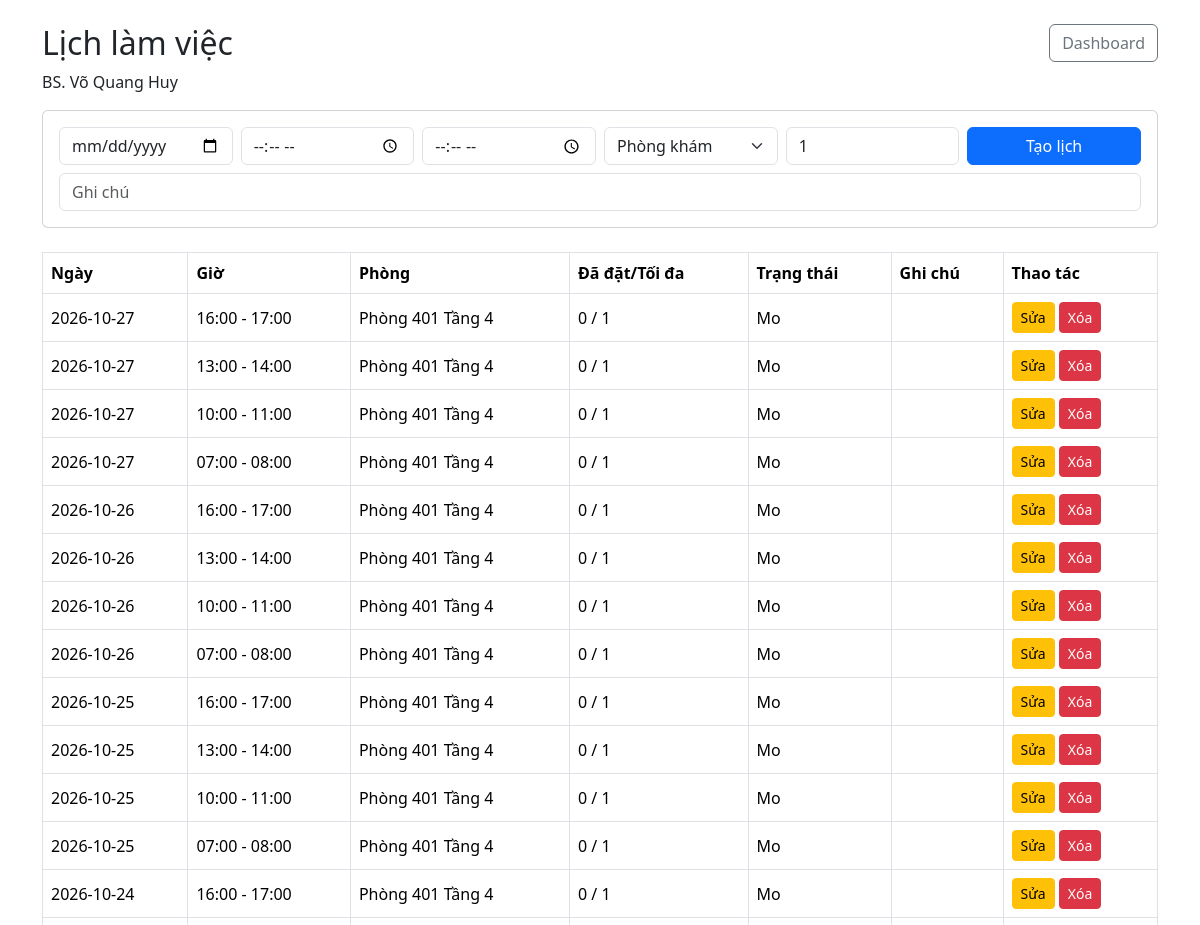
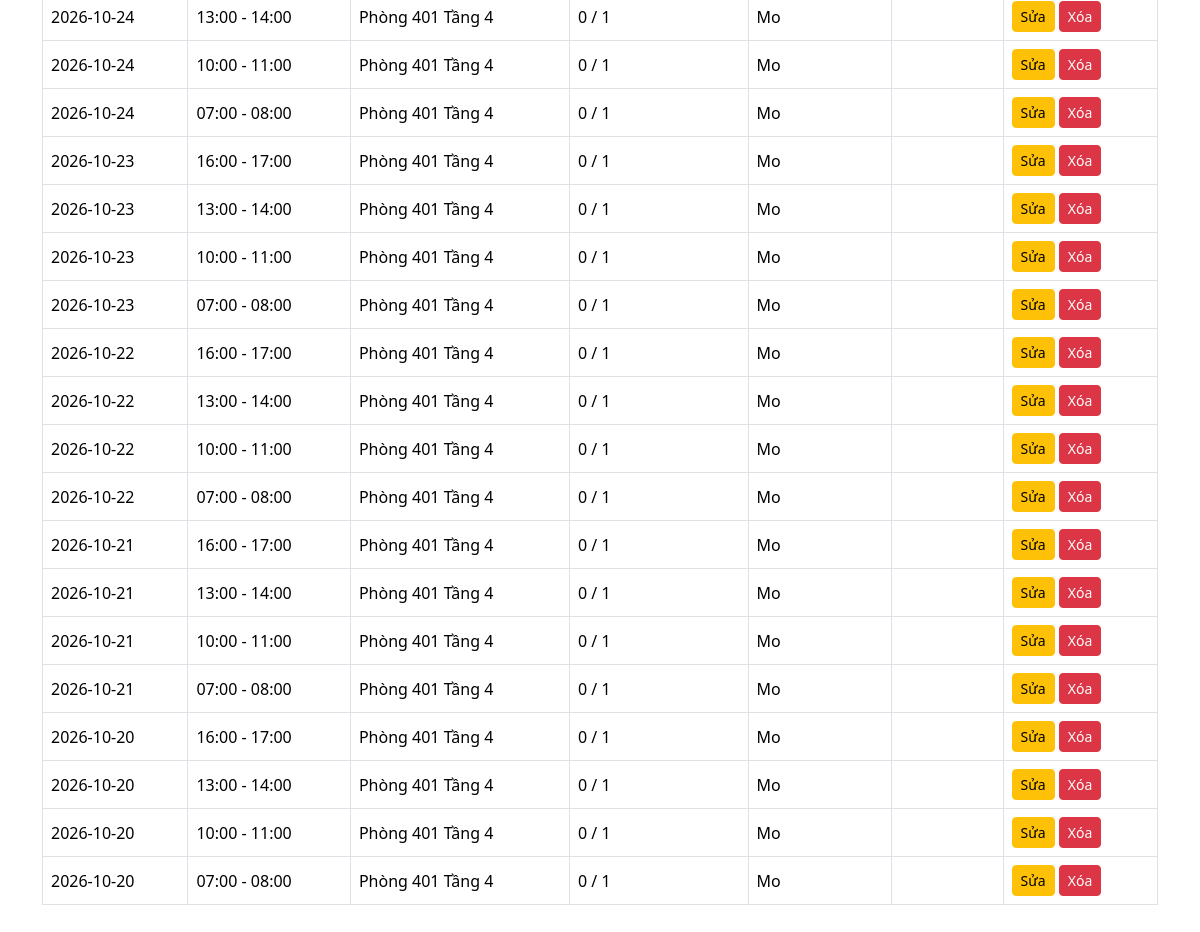
The page /doctor/schedules.php (signed in) on the database its author committed (2 pictures, top to bottom).
### tables this page shows
CREATE TABLE BacSi (
    MaBS VARCHAR(10) PRIMARY KEY,
    MaTK INT NOT NULL UNIQUE,
    MaCK INT NOT NULL,
    HoTen VARCHAR(150) NOT NULL,
    GioiTinh VARCHAR(20),
    NgaySinh DATE,
    SoDienThoai VARCHAR(20),
    Email VARCHAR(150),
    HocVi VARCHAR(150),
    ChuyenMon VARCHAR(255),
    KinhNghiem INT NOT NULL DEFAULT 0,
    AnhDaiDien VARCHAR(255),
    TrangThai TINYINT(1) NOT NULL DEFAULT 1,

    CONSTRAINT FK_BacSi_TaiKhoan
        FOREIGN KEY (MaTK)
        REFERENCES TaiKhoan(MaTK)
        ON UPDATE CASCADE
        ON DELETE RESTRICT,

    CONSTRAINT FK_BacSi_ChuyenKhoa
        FOREIGN KEY (MaCK)
        REFERENCES ChuyenKhoa(MaCK)
        ON UPDATE CASCADE
        ON DELETE RESTRICT,

    INDEX idx_bacsi_mack (MaCK),
    INDEX idx_bacsi_hoten (HoTen)
);

CREATE TABLE LichKham (
    MaLich INT AUTO_INCREMENT PRIMARY KEY,
    MaBS VARCHAR(10) NOT NULL,
    MaPK INT NULL,
    NgayKham DATE NOT NULL,
    GioBatDau TIME NOT NULL,
    GioKetThuc TIME NOT NULL,
    SoLuongToiDa INT NOT NULL DEFAULT 1,
    SoLuongDaDat INT NOT NULL DEFAULT 0,
    TrangThai ENUM('Mo', 'Day', 'Huy') NOT NULL DEFAULT 'Mo',
    GhiChu VARCHAR(500),

    CONSTRAINT FK_LichKham_BacSi
        FOREIGN KEY (MaBS)
        REFERENCES BacSi(MaBS)
        ON UPDATE CASCADE
        ON DELETE RESTRICT,

    CONSTRAINT FK_LichKham_PhongKham
        FOREIGN KEY (MaPK)
        REFERENCES PhongKham(MaPK)
        ON UPDATE CASCADE
        ON DELETE RESTRICT,

    CONSTRAINT CK_LichKham_ThoiGian
        CHECK (GioKetThuc > GioBatDau),

    CONSTRAINT CK_LichKham_SoLuong
        CHECK (SoLuongToiDa > 0 AND SoLuongDaDat >= 0),

    UNIQUE KEY uq_lich_bacsi (MaBS, NgayKham, GioBatDau),
    INDEX idx_lich_ngay (NgayKham),
    INDEX idx_lich_phong (MaPK)
);

CREATE TABLE PhongKham (
    MaPK INT AUTO_INCREMENT PRIMARY KEY,
    TenPhong VARCHAR(100) NOT NULL,
    ViTri VARCHAR(255),
    TrangThai TINYINT(1) NOT NULL DEFAULT 1
);

### doctor/schedules.php (the view, shortened to what this page needs)
<?php
require_once __DIR__.'/../auth/check.php';requireRole('BacSi');require_once __DIR__.'/../config/database.php';
$s=$pdo->prepare('SELECT MaBS,HoTen FROM BacSi WHERE MaTK=?');$s->execute([$_SESSION['user']['MaTK']]);$bs=$s->fetch();if(!$bs)exit('Không tìm thấy hồ sơ bác sĩ.');
$edit=null;if(isset($_GET['edit'])){$st=$pdo->prepare('SELECT * FROM LichKham WHERE MaLich=? AND MaBS=?');$st->execute([(int)$_GET['edit'],$bs['MaBS']]);$edit=$st->fetch();}
$rooms=$pdo->query('SELECT * FROM PhongKham WHERE TrangThai=1 ORDER BY TenPhong')->fetchAll();$st=$pdo->prepare('SELECT lk.*,pk.TenPhong,pk.ViTri FROM LichKham lk LEFT JOIN PhongKham pk ON lk.MaPK=pk.MaPK WHERE lk.MaBS=? ORDER BY lk.NgayKham DESC,lk.GioBatDau DESC');$st->execute([$bs['MaBS']]);$rows=$st->fetchAll();
?>
<!doctype html>
<html lang="vi">
    <head>
        <link href="../assets/vendor/bootstrap/css/bootstrap.min.css" rel="stylesheet">
    </head>
    <body>
        <div class="container py-4">
            <div class="d-flex justify-content-between mb-3">
                <div>
                    <h2>Lịch làm việc</h2>
                    <div>BS. <?=htmlspecialchars($bs['HoTen'])?>
                </div>
            </div>
            <a href="dashboard.php" class="btn btn-outline-secondary h-50">Dashboard</a>
        </div>
        <form method="post" class="card card-body mb-4">
            <div class="row g-2"><div class="col-md-2">
                <input type="date" min="<?=date('Y-m-d')?>" name="NgayKham" class="form-control" required value="<?=$edit['NgayKham']??''?>">
            </div>
            <div class="col-md-2">
                <input type="time" name="GioBatDau" class="form-control" required value="<?=isset($edit['GioBatDau'])?substr($edit['GioBatDau'],0,5):''?>">
            </div>
            <div class="col-md-2">
                <input type="time" name="GioKetThuc" class="form-control" required value="<?=isset($edit['GioKetThuc'])?substr($edit['GioKetThuc'],0,5):''?>">
            </div>
            <div class="col-md-2">
                <select name="MaPK" class="form-select" required>
                    <option value="">Phòng khám</option>
                </select>
            </div>
            <div class="col-md-2">
                <input type="number" min="1" name="SoLuongToiDa" class="form-control" value="<?=$edit['SoLuongToiDa']??1?>" placeholder="SL tối đa">
            </div>
            <div class="col-md-2">
                <button class="btn btn-primary w-100"><?=$edit?'Cập nhật':'Tạo lịch'?></button>
            </div>
            <div class="col-12">
                <input name="GhiChu" class="form-control" placeholder="Ghi chú" value="<?=htmlspecialchars($edit['GhiChu']??'')?>">
            </div>
            </div>
        </form>
            <table class="table table-bordered align-middle">
                <thead>
                    <tr>
                        <th>Ngày</th>
                        <th>Giờ</th>
                        <th>Phòng</th>
                        <th>Đã đặt/Tối đa</th>
                        <th>Trạng thái</th>
                        <th>Ghi chú</th>
                        <th>Thao tác</th>
                    </tr>
                </thead>
                <tbody>
                    <?php foreach($rows as $r):?>
                        <tr>
                            <td>
                                <?=$r['NgayKham']?>
                            </td>
                            <td>
                                <?=substr($r['GioBatDau'],0,5)?> - <?=substr($r['GioKetThuc'],0,5)?>
                            </td>
                            <td>
                                <?=htmlspecialchars(($r['TenPhong']??'').' '.($r['ViTri']??''))?>
                            </td>
                            <td>
                                <?=$r['SoLuongDaDat']?> / <?=$r['SoLuongToiDa']?>
                            </td>
                            <td>
                                <?=$r['TrangThai']?>
                            </td>
                            <td>
                            </td>
                            <td>
                                <a class="btn btn-sm btn-warning"
                                href="?edit=<?=$r['MaLich']?>">
                                    Sửa
                                </a>
                                <form class="d-inline"
                                    method="post"
                                    onsubmit="return confirm('Bạn có chắc muốn xóa lịch làm việc này?');">
                                    <button class="btn btn-sm btn-danger">
                                        Xóa
                                    </button>
                                </form>
                            </td>
                        </tr>
                    <?php endforeach;?>
                </tbody>
            </table>
        </div>
    </body>
</html>

### rows shown on the page
bacsi: HoTen "Võ Quang Huy"
lichkham: NgayKham "2026-10-27", GioBatDau "16:00", GioKetThuc "17:00", MaPK.ViTri "Phòng 401 Tầng 4", SoLuongDaDat "0", SoLuongToiDa "1", TrangThai "Mo"
lichkham: NgayKham "2026-10-27", GioBatDau "13:00", GioKetThuc "14:00", MaPK.ViTri "Phòng 401 Tầng 4", SoLuongDaDat "0", SoLuongToiDa "1", TrangThai "Mo"
lichkham: NgayKham "2026-10-27", GioBatDau "10:00", GioKetThuc "11:00", MaPK.ViTri "Phòng 401 Tầng 4", SoLuongDaDat "0", SoLuongToiDa "1", TrangThai "Mo"
lichkham: NgayKham "2026-10-27", GioBatDau "07:00", GioKetThuc "08:00", MaPK.ViTri "Phòng 401 Tầng 4", SoLuongDaDat "0", SoLuongToiDa "1", TrangThai "Mo"
lichkham: NgayKham "2026-10-26", GioBatDau "16:00", GioKetThuc "17:00", MaPK.ViTri "Phòng 401 Tầng 4", SoLuongDaDat "0", SoLuongToiDa "1", TrangThai "Mo"
lichkham: NgayKham "2026-10-26", GioBatDau "13:00", GioKetThuc "14:00", MaPK.ViTri "Phòng 401 Tầng 4", SoLuongDaDat "0", SoLuongToiDa "1", TrangThai "Mo"
lichkham: NgayKham "2026-10-26", GioBatDau "10:00", GioKetThuc "11:00", MaPK.ViTri "Phòng 401 Tầng 4", SoLuongDaDat "0", SoLuongToiDa "1", TrangThai "Mo"
lichkham: NgayKham "2026-10-26", GioBatDau "07:00", GioKetThuc "08:00", MaPK.ViTri "Phòng 401 Tầng 4", SoLuongDaDat "0", SoLuongToiDa "1", TrangThai "Mo"
lichkham: NgayKham "2026-10-25", GioBatDau "16:00", GioKetThuc "17:00", MaPK.ViTri "Phòng 401 Tầng 4", SoLuongDaDat "0", SoLuongToiDa "1", TrangThai "Mo"
lichkham: NgayKham "2026-10-25", GioBatDau "13:00", GioKetThuc "14:00", MaPK.ViTri "Phòng 401 Tầng 4", SoLuongDaDat "0", SoLuongToiDa "1", TrangThai "Mo"
lichkham: NgayKham "2026-10-25", GioBatDau "10:00", GioKetThuc "11:00", MaPK.ViTri "Phòng 401 Tầng 4", SoLuongDaDat "0", SoLuongToiDa "1", TrangThai "Mo"
lichkham: NgayKham "2026-10-25", GioBatDau "07:00", GioKetThuc "08:00", MaPK.ViTri "Phòng 401 Tầng 4", SoLuongDaDat "0", SoLuongToiDa "1", TrangThai "Mo"
lichkham: NgayKham "2026-10-24", GioBatDau "16:00", GioKetThuc "17:00", MaPK.ViTri "Phòng 401 Tầng 4", SoLuongDaDat "0", SoLuongToiDa "1", TrangThai "Mo"
lichkham: NgayKham "2026-10-24", GioBatDau "13:00", GioKetThuc "14:00", MaPK.ViTri "Phòng 401 Tầng 4", SoLuongDaDat "0", SoLuongToiDa "1", TrangThai "Mo"
lichkham: NgayKham "2026-10-24", GioBatDau "10:00", GioKetThuc "11:00", MaPK.ViTri "Phòng 401 Tầng 4", SoLuongDaDat "0", SoLuongToiDa "1", TrangThai "Mo"
lichkham: NgayKham "2026-10-24", GioBatDau "07:00", GioKetThuc "08:00", MaPK.ViTri "Phòng 401 Tầng 4", SoLuongDaDat "0", SoLuongToiDa "1", TrangThai "Mo"
lichkham: NgayKham "2026-10-23", GioBatDau "16:00", GioKetThuc "17:00", MaPK.ViTri "Phòng 401 Tầng 4", SoLuongDaDat "0", SoLuongToiDa "1", TrangThai "Mo"
lichkham: NgayKham "2026-10-23", GioBatDau "13:00", GioKetThuc "14:00", MaPK.ViTri "Phòng 401 Tầng 4", SoLuongDaDat "0", SoLuongToiDa "1", TrangThai "Mo"
lichkham: NgayKham "2026-10-23", GioBatDau "10:00", GioKetThuc "11:00", MaPK.ViTri "Phòng 401 Tầng 4", SoLuongDaDat "0", SoLuongToiDa "1", TrangThai "Mo"
lichkham: NgayKham "2026-10-23", GioBatDau "07:00", GioKetThuc "08:00", MaPK.ViTri "Phòng 401 Tầng 4", SoLuongDaDat "0", SoLuongToiDa "1", TrangThai "Mo"
lichkham: NgayKham "2026-10-22", GioBatDau "16:00", GioKetThuc "17:00", MaPK.ViTri "Phòng 401 Tầng 4", SoLuongDaDat "0", SoLuongToiDa "1", TrangThai "Mo"
lichkham: NgayKham "2026-10-22", GioBatDau "13:00", GioKetThuc "14:00", MaPK.ViTri "Phòng 401 Tầng 4", SoLuongDaDat "0", SoLuongToiDa "1", TrangThai "Mo"
lichkham: NgayKham "2026-10-22", GioBatDau "10:00", GioKetThuc "11:00", MaPK.ViTri "Phòng 401 Tầng 4", SoLuongDaDat "0", SoLuongToiDa "1", TrangThai "Mo"
lichkham: NgayKham "2026-10-22", GioBatDau "07:00", GioKetThuc "08:00", MaPK.ViTri "Phòng 401 Tầng 4", SoLuongDaDat "0", SoLuongToiDa "1", TrangThai "Mo"
lichkham: NgayKham "2026-10-21", GioBatDau "16:00", GioKetThuc "17:00", MaPK.ViTri "Phòng 401 Tầng 4", SoLuongDaDat "0", SoLuongToiDa "1", TrangThai "Mo"
lichkham: NgayKham "2026-10-21", GioBatDau "13:00", GioKetThuc "14:00", MaPK.ViTri "Phòng 401 Tầng 4", SoLuongDaDat "0", SoLuongToiDa "1", TrangThai "Mo"
lichkham: NgayKham "2026-10-21", GioBatDau "10:00", GioKetThuc "11:00", MaPK.ViTri "Phòng 401 Tầng 4", SoLuongDaDat "0", SoLuongToiDa "1", TrangThai "Mo"
lichkham: NgayKham "2026-10-21", GioBatDau "07:00", GioKetThuc "08:00", MaPK.ViTri "Phòng 401 Tầng 4", SoLuongDaDat "0", SoLuongToiDa "1", TrangThai "Mo"
lichkham: NgayKham "2026-10-20", GioBatDau "16:00", GioKetThuc "17:00", MaPK.ViTri "Phòng 401 Tầng 4", SoLuongDaDat "0", SoLuongToiDa "1", TrangThai "Mo"
lichkham: NgayKham "2026-10-20", GioBatDau "13:00", GioKetThuc "14:00", MaPK.ViTri "Phòng 401 Tầng 4", SoLuongDaDat "0", SoLuongToiDa "1", TrangThai "Mo"
lichkham: NgayKham "2026-10-20", GioBatDau "10:00", GioKetThuc "11:00", MaPK.ViTri "Phòng 401 Tầng 4", SoLuongDaDat "0", SoLuongToiDa "1", TrangThai "Mo"
lichkham: NgayKham "2026-10-20", GioBatDau "07:00", GioKetThuc "08:00", MaPK.ViTri "Phòng 401 Tầng 4", SoLuongDaDat "0", SoLuongToiDa "1", TrangThai "Mo"
